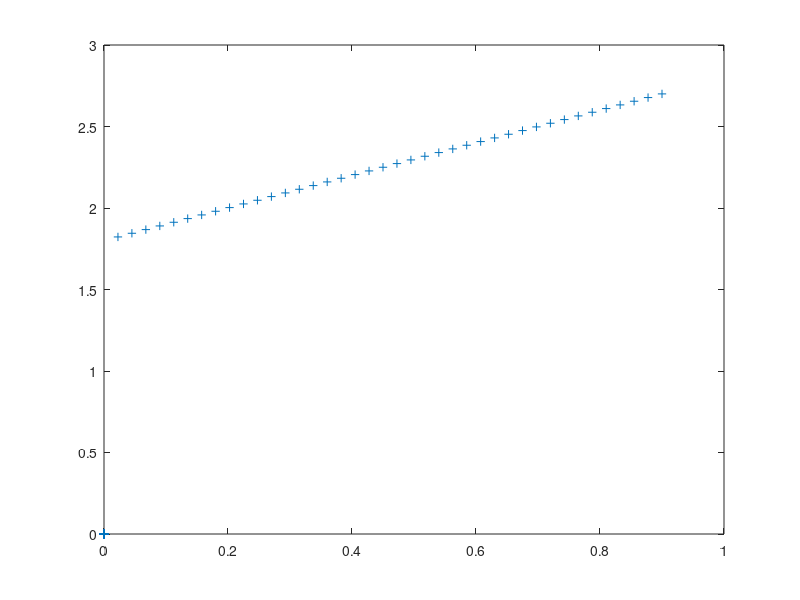

Here is the MATLAB script that generated this plot:
%%%%%%%%%%%%%%%%%%%%%%%%%%%%%%%%%%%%%%%%%%%%%%%%%%%%%%%%%%%%%%%%%%%%%%%%%%%%%%%%%%%%%%%%%%%%%%%%%%%%%%%%%%%%%%%%%%%%%%%
% Configuration
%%%%%%%%%%%%%%%%%%%%%%%%%%%%%%%%%%%%%%%%%%%%%%%%%%%%%%%%%%%%%%%%%%%%%%%%%%%%%%%%%%%%%%%%%%%%%%%%%%%%%%%%%%%%%%%%%%%%%%%

% Configuration parameters, from adding Gaussian noise, to test options
config_use_noise=0;
test_horizontal_line=0;
test_vertical_line=0;
test_calculate_first_two_points=0;
test_calculate_angle_first_two_points=0;
print_parameters=1;

test_line_estimation=1;
test_introduce_outlier=0;
do_threshold_weights=1;
plot_points=0;
plot_distance_angle=0;
plot_weighted_points=1;
plot_shifted_weighted_points=0;

% number of samples
n=40;

% the level of noise can be reduced or increased
noise_factor=1;

% ensure Matlab-compatibility by casting broadcast warnings into errors
warning ("error", "Octave:broadcast");

% line coefficients, format: [scale, y intersect; scale, y intersect], etc.
G=[1 2; -1 -1; -10 4];
G=[1 2; -1 -1];

%%%%%%%%%%%%%%%%%%%%%%%%%%%%%%%%%%%%%%%%%%%%%%%%%%%%%%%%%%%%%%%%%%%%%%%%%%%%%%%%%%%%%%%%%%%%%%%%%%%%%%%%%%%%%%%%%%%%%%%
% Generate points according to above configuration settings
%%%%%%%%%%%%%%%%%%%%%%%%%%%%%%%%%%%%%%%%%%%%%%%%%%%%%%%%%%%%%%%%%%%%%%%%%%%%%%%%%%%%%%%%%%%%%%%%%%%%%%%%%%%%%%%%%%%%%%%

% dimensionality is normally two
dim=size(G,2);

% L is the number of lines
L=size(G,1);

% generate x coordinates
R=rand(L,n)/n*noise_factor;
if (!config_use_noise) 
	R=zeros(L,n);
endif
X=repmat([1:n]/n, L, 1) + R;

% generate y coordinates
R=rand(L,n)/n*noise_factor;
if (!config_use_noise) 
	R=zeros(L,n);
endif
Y=repmat(G(:,1), 1, n) .*X + repmat(G(:,2), 1, n) + R;

% generate cluster index
K=ceil([1/n:1/n:L])';

% result of the points with the line index, this can be written to a file
D=[X'(:) Y'(:) K];

% get only the points, without the line index
F=[X'(:) Y'(:)];

%%%%%%%%%%%%%%%%%%%%%%%%%%%%%%%%%%%%%%%%%%%%%%%%%%%%%%%%%%%%%%%%%%%%%%%%%%%%%%%%%%%%%%%%%%%%%%%%%%%%%%%%%%%%%%%%%%%%%%%
% Generate points according to above configuration settings
%%%%%%%%%%%%%%%%%%%%%%%%%%%%%%%%%%%%%%%%%%%%%%%%%%%%%%%%%%%%%%%%%%%%%%%%%%%%%%%%%%%%%%%%%%%%%%%%%%%%%%%%%%%%%%%%%%%%%%%

% testing: if we have two points that are exactly vertically or horizontally oriented from each other
if (test_vertical_line) 
	F(2,:)=F(1,:);
	% introduce a vertical line by positioning the second point exactly above the first point
	F(2,2)=F(2,2)+1;
endif
if (test_horizontal_line)
	F(3,:)=F(1,:);
	% introduce a horizontal line
	F(3,1)=F(3,1)+1;
endif

%%%%%%%%%%%%%%%%%%%%%%%%%%%%%%%%%%%%%%%%%%%%%%%%%%%%%%%%%%%%%%%%%%%%%%%%%%%%%%%%%%%%%%%%%%%%%%%%%%%%%%%%%%%%%%%%%%%%%%%
% Create a matrix with difference between points, and use it calculate the angle of the line
%%%%%%%%%%%%%%%%%%%%%%%%%%%%%%%%%%%%%%%%%%%%%%%%%%%%%%%%%%%%%%%%%%%%%%%%%%%%%%%%%%%%%%%%%%%%%%%%%%%%%%%%%%%%%%%%%%%%%%%

% generate a 3D array with the difference between points with each other
Fdiff=bsxfun(@minus, F, permute(F, [3 2 1]));

% calculate the angle as atan2(y,x)
A=atan2(Fdiff(:,2,:),Fdiff(:,1,:));

% modulus pi, so everything is nicely between 0 and pi
A=mod(A+2*pi, pi);

% reshape 
A=reshape(A,n*L,n*L)';

if (test_calculate_first_two_points)
	% rotate with second angle, rotate first point
	xnew=F(1,1)*cos(A(1,2))+F(1,2)*sin(A(1,2));
	ynew=-F(1,1)*sin(A(1,2))+F(1,2)*cos(A(1,2));
	printf("Rotate point with angle of %f\n", A(1,2));
	P1=F(1,:)
	N1=[xnew ynew]

	% rotate with second angle, rotate second point
	xnew=F(2,1)*cos(A(1,2))+F(2,2)*sin(A(1,2));
	ynew=-F(2,1)*sin(A(1,2))+F(2,2)*cos(A(1,2));
	printf("Rotate point with angle of %f\n", A(1,2));
	P2=F(2,:)
	N2=[xnew ynew]

	% calculate the distance
	x1=P1(1,1)
	y1=P1(1,2)
	x2=P2(1,1)
	y2=P2(1,2)
	dd=(-x1*y2+x2*y1)/sqrt((x2-x1)^2 + (y2-y1)^2 )
endif

%%%%%%%%%%%%%%%%%%%%%%%%%%%%%%%%%%%%%%%%%%%%%%%%%%%%%%%%%%%%%%%%%%%%%%%%%%%%%%%%%%%%%%%%%%%%%%%%%%%%%%%%%%%%%%%%%%%%%%%
% Use the calculate angle to rotate the line and read off the distance to the origin by the y-intersection value
%%%%%%%%%%%%%%%%%%%%%%%%%%%%%%%%%%%%%%%%%%%%%%%%%%%%%%%%%%%%%%%%%%%%%%%%%%%%%%%%%%%%%%%%%%%%%%%%%%%%%%%%%%%%%%%%%%%%%%%

% rotate all points around the origin
s=sin(A);
c=cos(A);
x_times_sin=-repmat(F(:,1),1,L*n).*s;
y_times_cos=repmat(F(:,2),1,L*n).*c;

% calculate the distance to the origin
D=abs(x_times_sin+y_times_cos).*(1-eye(L*n));

if (test_calculate_angle_first_two_points)
	% manually calculate pnt2-pnt1 and pnt3-pnt1 for testing
	dpnt=[pnt2-pnt1; pnt3-pnt1];
	ang=mod(atan2(dpnt(:,2), dpnt(:,1))+2*pi, pi);
endif

printf("Print angle and distance as pairs to file\n")
DA=[squareform(D) squareform(A)];

%%%%%%%%%%%%%%%%%%%%%%%%%%%%%%%%%%%%%%%%%%%%%%%%%%%%%%%%%%%%%%%%%%%%%%%%%%%%%%%%%%%%%%%%%%%%%%%%%%%%%%%%%%%%%%%%%%%%%%%
% Print stuff
%%%%%%%%%%%%%%%%%%%%%%%%%%%%%%%%%%%%%%%%%%%%%%%%%%%%%%%%%%%%%%%%%%%%%%%%%%%%%%%%%%%%%%%%%%%%%%%%%%%%%%%%%%%%%%%%%%%%%%%

% show the parameters
if (print_parameters)
	beta=G
	avg=[mean(X'); mean(Y')]
endif

%%%%%%%%%%%%%%%%%%%%%%%%%%%%%%%%%%%%%%%%%%%%%%%%%%%%%%%%%%%%%%%%%%%%%%%%%%%%%%%%%%%%%%%%%%%%%%%%%%%%%%%%%%%%%%%%%%%%%%%
% Plot stuff
%%%%%%%%%%%%%%%%%%%%%%%%%%%%%%%%%%%%%%%%%%%%%%%%%%%%%%%%%%%%%%%%%%%%%%%%%%%%%%%%%%%%%%%%%%%%%%%%%%%%%%%%%%%%%%%%%%%%%%%

% dlmwrite('lines.data', D, '\t', "precision", 10);
dlmwrite('linepairs.data', DA, '\t', "precision", 10);

if (plot_points)
	subplot(1,2,1)
	text(.75, 1.25, 'How noise shows up in distance-angle space')
	plot(X',Y','*');
	title('Original points with noise')
	lab={1:L};
	for i = [1:L]
		lab{i}=sprintf('line y=%i*x+%i', G(i,1), G(i,2));
	endfor

	legend(lab)
	%legend boxoff
	%legend location east
	xlabel('some coordinate')
	ylabel('some other coordinate')
	axis('square')
	axis('equal')
	grid on

	subplot(1,2,2)
	plot(DA(:,1),DA(:,2),'*')
	title('In distance-angle space')
	xlabel('distance to origin')
	ylabel('angle with origin')
	axis('square')
	axis('equal')
endif

%%%%%%%%%%%%%%%%%%%%%%%%%%%%%%%%%%%%%%%%%%%%%%%%%%%%%%%%%%%%%%%%%%%%%%%%%%%%%%%%%%%%%%%%%%%%%%%%%%%%%%%%%%%%%%%%%%%%%%%
% Perform line estimation
%%%%%%%%%%%%%%%%%%%%%%%%%%%%%%%%%%%%%%%%%%%%%%%%%%%%%%%%%%%%%%%%%%%%%%%%%%%%%%%%%%%%%%%%%%%%%%%%%%%%%%%%%%%%%%%%%%%%%%%

% The line estimation test can be done if you define above 2 clusters, with half of the points assigned to one, the 
% other half to the other cluster. 
if (test_line_estimation) 

	% first calculate weights, say we are already close to the first cluster
	weights=[ones(1,n)*0.9, ones(1,n)*0.1 ]';

	% quadratic weights is the same as repeating the line estimation step
	%weights=weights.^2;

	% introduce an outlier by assigning the 14th item a large weight
	if (test_introduce_outlier)
		weights(14)=0.3;
	endif

	if (do_threshold_weights)
		% if weight below 0.2, set weight to 0:
		id_w_thr=(weights < 0.2);
		weights(id_w_thr)=0;
	endif

	% weigh points 
	apnts = F.*repmat(weights,1,2);

	% calculate weighted average
	avg=sum(apnts)./sum(weights)

	% we move all points with the weighted average, so that if correct, the line is now oriented around the origin
	diff=bsxfun(@minus, F, avg);

	% we multiply the shifted points with their weights, this expands points on the line, and shrinks the others
	dpnts=diff.*repmat(weights,1,2);

	if (plot_weighted_points)
		plot(apnts(:,1), apnts(:,2), '+')
		hold on;
	endif

	if (plot_shifted_weighted_points)
		plot(dpnts(:,1), dpnts(:,2), '*')
		hold off;
	endif

	diff=dpnts;

	% https://en.wikipedia.org/wiki/Moment_(mathematics)
	% raw sampling is divide / n, second central moment: 1 / (n-1), we need the latter
	moment_factor=(n-1);

	% adjusted sample variance 
	var=sum(diff.^2)/moment_factor; 
	sxx=var(1); syy=var(2);
	sxy=sum(diff(:,1).*diff(:,2))/moment_factor;
	printf("Sample variances: S[x,x]=%f, S[y,y]=%f, S[x,y]=%f\n", sxx, syy, sxy);

	% calculate the line parameters b0 and b1
	lambda=1;
	sgn=1;
	b1=(syy-lambda*sxx+sgn*sqrt( (syy-lambda*sxx).^2 + 4*lambda*sxy.^2)) / (2*sxy);
	b0=avg(1) - b1*avg(2);
	printf("Estimated line coordinate: y=%f*x+%f\n", b1, b0);

	% TODO: check, it seems refactoring introduced a negative sign in b0
endif
